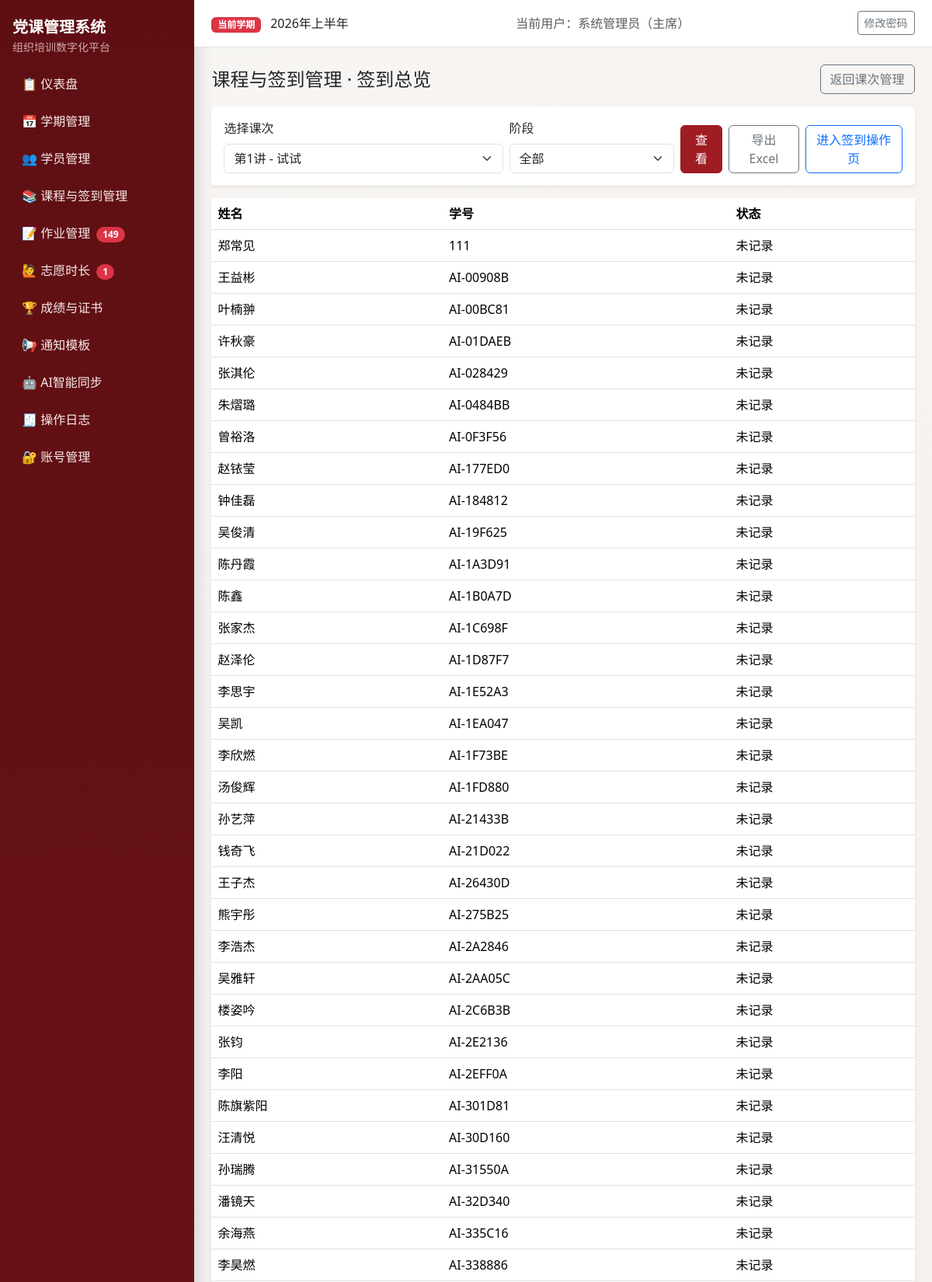
The page /attendance/?session_id=1 (signed in, upper part) on the database its author committed.
### models.py (models this page shows, shortened)
class Semester(db.Model):
    __tablename__ = "semesters"
    id = db.Column(db.Integer, primary_key=True)
    name = db.Column(db.String(100), nullable=False)
    period_code = db.Column(db.String(20), nullable=True)
    period_positive = db.Column(db.String(20), nullable=True)
    period_development = db.Column(db.String(20), nullable=True)
    period_probationary = db.Column(db.String(20), nullable=True)
    year = db.Column(db.Integer, nullable=False)
    status = db.Column(db.String(20), nullable=False, default="active")
    exam_weight = db.Column(db.Integer, nullable=False, default=40)
    attendance_weight = db.Column(db.Integer, nullable=False, default=30)
    assignment_weight = db.Column(db.Integer, nullable=False, default=20)
    volunteer_weight = db.Column(db.Integer, nullable=False, default=10)
    pass_threshold = db.Column(db.Float, nullable=False, default=60.0)
    volunteer_target_hours = db.Column(db.Float, nullable=False, default=0.0)
    min_attendance_sessions = db.Column(db.Integer, nullable=False, default=2)
    created_at = db.Column(db.DateTime, default=datetime.utcnow, nullable=False)
    students = db.relationship("Student", back_populates="semester", cascade="all, delete-orphan")
    course_sessions = db.relationship("CourseSession", back_populates="semester", cascade="all, delete-orphan")
    assignments = db.relationship("Assignment", back_populates="semester", cascade="all, delete-orphan")
    volunteer_records = db.relationship(
        "VolunteerRecord", back_populates="semester", cascade="all, delete-orphan"
    )
    exam_records = db.relationship("ExamRecord", back_populates="semester", cascade="all, delete-orphan")
    final_scores = db.relationship("FinalScore", back_populates="semester", cascade="all, delete-orphan")

class User(UserMixin, db.Model):
    __tablename__ = "users"
    id = db.Column(db.Integer, primary_key=True)
    username = db.Column(db.String(80), unique=True, nullable=False, index=True)
    password_hash = db.Column(db.String(255), nullable=False)
    role = db.Column(db.String(20), nullable=False, default="staff")
    real_name = db.Column(db.String(80), nullable=True)
    created_at = db.Column(db.DateTime, default=datetime.utcnow, nullable=False)

class Student(db.Model):
    __tablename__ = "students"
    __table_args__ = (
        db.UniqueConstraint("semester_id", "student_id", "stage", name="uq_student_semester_student_stage"),
    )
    id = db.Column(db.Integer, primary_key=True)
    semester_id = db.Column(db.Integer, db.ForeignKey("semesters.id"), nullable=False, index=True)
    name = db.Column(db.String(80), nullable=False)
    student_id = db.Column(db.String(50), nullable=False)
    department = db.Column(db.String(120), nullable=True)
    stage = db.Column(db.String(20), nullable=False)
    contact = db.Column(db.String(120), nullable=True)
    group_number = db.Column(db.Integer, nullable=True)
    is_group_leader = db.Column(db.Boolean, nullable=False, default=False)
    status = db.Column(db.String(20), nullable=False, default="在读")
    disqualified_reason = db.Column(db.String(255), nullable=True)
    semester = db.relationship("Semester", back_populates="students")
    attendances = db.relationship("Attendance", back_populates="student", cascade="all, delete-orphan")
    assignments = db.relationship("Assignment", back_populates="student", cascade="all, delete-orphan")
    volunteer_records = db.relationship(
        "VolunteerRecord", back_populates="student", cascade="all, delete-orphan"
    )
    exam_records = db.relationship("ExamRecord", back_populates="student", cascade="all, delete-orphan")
    final_scores = db.relationship("FinalScore", back_populates="student", cascade="all, delete-orphan")

### blueprints/attendance.py (the view, shortened to what this page needs)
@attendance_bp.route("/")
@login_required
def attendance_overview():
	semester = _current_semester()
	if not semester:
		flash("请先激活学期。", "warning")
		return redirect(url_for("semester_bp.list_semesters"))
	selected_id = request.args.get("session_id", type=int)
	stage = request.args.get("stage", "全部")
	sessions = CourseSession.query.filter_by(semester_id=semester.id).order_by(CourseSession.session_number.asc()).all()
	rows = []
	if selected_id:
		students_query = Student.query.filter_by(semester_id=semester.id)
		if stage != "全部":
			students_query = students_query.filter_by(stage=stage)
		students = students_query.order_by(Student.student_id.asc()).all()
		att_map = {item.student_id: item for item in Attendance.query.filter_by(session_id=selected_id).all()}
		for stu in students:
			rows.append({"student": stu, "status": att_map.get(stu.id).status if att_map.get(stu.id) else "未记录"})
	return render_template("attendance/overview.html", sessions=sessions, selected_id=selected_id, rows=rows, stage=stage)

### authz.py (called while the page is built)
def normalize_role(role: str | None) -> str:
    value = (role or "staff").strip().lower()
    if value not in ROLE_LABELS:
        return "staff"
    return value

def role_label(role: str | None) -> str:
    return ROLE_LABELS.get(normalize_role(role), "干事")

def can_view_logs(role: str | None) -> bool:
    return normalize_role(role) in {"admin", "minister"}

def can_manage_accounts(role: str | None) -> bool:
    return normalize_role(role) == "admin"

def can_edit_notification_templates(role: str | None) -> bool:
    return normalize_role(role) in {"admin", "minister"}

### blueprints/attendance.py (called while the page is built)
def _current_semester():
	return Semester.query.filter_by(status="active").order_by(Semester.id.desc()).first()

### templates/attendance/overview.html (shortened to what this page needs)
{% extends "base.html" %}
{% block content %}
<div class="d-flex justify-content-between align-items-center mb-3">
  <h1 class="h4 mb-0">课程与签到管理 · 签到总览</h1>
  <a class="btn btn-outline-secondary" href="{{ url_for('courses_bp.list_courses') }}">返回课次管理</a>
</div>
<form class="card border-0 shadow-sm mb-3">
  <div class="card-body row g-2 align-items-end">
    <div class="col-md-5">
      <label class="form-label">选择课次</label>
      <select class="form-select" name="session_id">
        {% for s in sessions %}
        <option value="{{ s.id }}" {% if selected_id == s.id %}selected{% endif %}>第{{ s.session_number }}讲 - {{ s.theme }}</option>
        {% endfor %}
      </select>
    </div>
    <div class="col-md-3">
      <label class="form-label">阶段</label>
      <select class="form-select" name="stage">
        {% for st in ['全部','积极分子','发展对象','预备党员'] %}
        <option value="{{ st }}" {% if stage == st %}selected{% endif %}>{{ st }}</option>
        {% endfor %}
      </select>
    </div>
    <div class="col-md-4 d-flex gap-2">
      <button class="btn btn-primary">查看</button>
      {% if selected_id %}<a class="btn btn-outline-secondary" href="{{ url_for('attendance_bp.attendance_overview', session_id=selected_id, stage=stage, export=1) }}">导出 Excel</a>{% endif %}
      {% if selected_id %}<a class="btn btn-outline-primary" href="{{ url_for('attendance_bp.session_checkin', session_id=selected_id) }}">进入签到操作页</a>{% endif %}
    </div>
  </div>
</form>
{% if rows %}
<div class="card border-0 shadow-sm mb-3">
  <div class="table-responsive"><table class="table mb-0"><thead><tr><th>姓名</th><th>学号</th><th>状态</th></tr></thead><tbody>
    {% for row in rows %}
    <tr><td>{{ row.student.name }}</td><td>{{ row.student.student_id }}</td><td>{{ row.status }}</td></tr>
    {% endfor %}
  </tbody></table></div>
</div>
{% endif %}
{% endblock %}

### templates/base.html (shortened to what this page needs)
<!doctype html>
<html lang="zh-CN">
<head>
  <link href="https://cdn.jsdelivr.net/npm/bootstrap@5.3.3/dist/css/bootstrap.min.css" rel="stylesheet">
</head>
<body>
  {% if current_user.is_authenticated %}
  <div class="layout">
    <aside class="sidebar d-flex flex-column">
      <div class="mb-3">
        <div class="fw-bold fs-5 text-white">党课管理系统</div>
        <div class="small opacity-75">组织培训数字化平台</div>
      </div>
      <nav class="nav flex-column mb-3">
        <a class="nav-link" href="{{ url_for('auth_bp.dashboard') }}">📋 仪表盘</a>
        <a class="nav-link" href="{{ url_for('semester_bp.list_semesters') }}">📅 学期管理</a>
        <a class="nav-link" href="{{ url_for('students_bp.list_students') }}">👥 学员管理</a>
        <a class="nav-link" href="{{ url_for('courses_bp.list_courses') }}">📚 课程与签到管理</a>
        <a class="nav-link" href="{{ url_for('assignments_bp.assignments_overview') }}">📝 作业管理
          {% if pending_assignment_students > 0 %}
            <span class="badge rounded-pill text-bg-danger ms-1">{{ pending_assignment_students }}</span>
          {% endif %}
        </a>
        <a class="nav-link" href="{{ url_for('volunteers_bp.volunteer_overview') }}">🙋 志愿时长
          {% if pending_volunteer_records > 0 %}
            <span class="badge rounded-pill text-bg-danger ms-1">{{ pending_volunteer_records }}</span>
          {% endif %}
        </a>
        <a class="nav-link" href="{{ url_for('scores_bp.result_overview') }}">🏆 成绩与证书</a>
        <a class="nav-link" href="{{ url_for('notifications_bp.template_list') }}">📢 通知模板</a>
        <a class="nav-link" href="{{ url_for('ai_tools_bp.index') }}">🤖 AI智能同步</a>
        {% if can_view_logs %}
        <a class="nav-link" href="{{ url_for('auth_bp.operation_logs') }}">🧾 操作日志</a>
        {% endif %}
        {% if can_manage_accounts %}
        <a class="nav-link" href="{{ url_for('auth_bp.account_list') }}">🔐 账号管理</a>
        {% endif %}
      </nav>
    </aside>
    <div class="content-wrap">
      <header class="topbar">
        <div>
          <span class="badge text-bg-danger">当前学期</span>
          <span class="ms-2">{{ current_semester.name if current_semester else '未设置激活学期' }}</span>
        </div>
        <div class="text-muted">当前用户：{{ current_user.real_name or current_user.username }}（{{ current_user_role_label }}）</div>
        <div>
          <a class="btn btn-sm btn-outline-secondary" href="{{ url_for('auth_bp.change_password') }}">修改密码</a>
        </div>
      </header>
      <main class="page-content">
        {% block content %}{% endblock %}
      </main>
    </div>
  </div>
  {% else %}
    {% block auth_content %}{% endblock %}
  {% endif %}
</body>
</html>

### templates/base.html (style rules this page uses)
:root { --pc-primary: #9f1d22; --pc-primary-dark: #7f1519; --pc-sidebar-bg: #5f0f13; --pc-sidebar-text: #f6dddd; --pc-bg: #f8f6f4; --pc-card: #ffffff; }
body { background: linear-gradient(135deg, #f8f6f4 0%, #efe7e3 100%); min-height: 100vh; }
.layout { display: flex; min-height: 100vh; }
.sidebar { width: 250px; background: linear-gradient(180deg, var(--pc-sidebar-bg), #7d181d); color: var(--pc-sidebar-text); position: fixed; top: 0; left: 0; bottom: 0; padding: 1.25rem 1rem; box-shadow: 6px 0 20px rgba(0, 0, 0, 0.12); }
.sidebar .nav-link { color: #f8eaea; border-radius: 10px; margin-bottom: 0.4rem; padding: 0.55rem 0.75rem; }
.content-wrap { margin-left: 250px; width: calc(100% - 250px); }
.topbar { background: var(--pc-card); border-bottom: 1px solid #eadfda; padding: 0.9rem 1.4rem; display: flex; justify-content: space-between; align-items: center; position: sticky; top: 0; z-index: 5; }
.page-content { padding: 1.4rem; }
.btn-primary { background-color: var(--pc-primary); border-color: var(--pc-primary); }

### rows shown on the page
Semester: name "2026年上半年"
User: real_name "系统管理员"
Student: student.name "郑常见", student.student_id "111"
Student: student.name "王益彬", student.student_id "AI-00908B"
Student: student.name "叶楠翀", student.student_id "AI-00BC81"
Student: student.name "许秋豪", student.student_id "AI-01DAEB"
Student: student.name "张淇伦", student.student_id "AI-028429"
Student: student.name "朱熠璐", student.student_id "AI-0484BB"
Student: student.name "曾裕洛", student.student_id "AI-0F3F56"
Student: student.name "赵铱莹", student.student_id "AI-177ED0"
Student: student.name "钟佳磊", student.student_id "AI-184812"
Student: student.name "吴俊清", student.student_id "AI-19F625"
Student: student.name "陈丹霞", student.student_id "AI-1A3D91"
Student: student.name "陈鑫", student.student_id "AI-1B0A7D"
Student: student.name "张家杰", student.student_id "AI-1C698F"
Student: student.name "赵泽伦", student.student_id "AI-1D87F7"
Student: student.name "李思宇", student.student_id "AI-1E52A3"
Student: student.name "吴凯", student.student_id "AI-1EA047"
Student: student.name "李欣燃", student.student_id "AI-1F73BE"
Student: student.name "汤俊辉", student.student_id "AI-1FD880"
Student: student.name "孙艺萍", student.student_id "AI-21433B"
Student: student.name "钱奇飞", student.student_id "AI-21D022"
Student: student.name "王子杰", student.student_id "AI-26430D"
Student: student.name "熊宇彤", student.student_id "AI-275B25"
Student: student.name "李浩杰", student.student_id "AI-2A2846"
Student: student.name "吴雅轩", student.student_id "AI-2AA05C"
Student: student.name "楼姿吟", student.student_id "AI-2C6B3B"
Student: student.name "张钧", student.student_id "AI-2E2136"
Student: student.name "李阳", student.student_id "AI-2EFF0A"
Student: student.name "陈旗紫阳", student.student_id "AI-301D81"
Student: student.name "汪清悦", student.student_id "AI-30D160"
Student: student.name "孙瑞腾", student.student_id "AI-31550A"
Student: student.name "潘镜天", student.student_id "AI-32D340"
Student: student.name "余海燕", student.student_id "AI-335C16"
Student: student.name "李昊燃", student.student_id "AI-338886"

### other values the page prints
{{ pending_assignment_students }} "149"
{{ pending_volunteer_records }} "1"
{{ current_user_role_label }} "主席"
{{ row.status }} "未记录" "未记录" "未记录" "未记录" "未记录" "未记录" "未记录" "未记录" "未记录" "未记录" "未记录" "未记录" "未记录" "未记录" "未记录" "未记录" "未记录" "未记录" "未记录" "未记录" "未记录" "未记录" "未记录" "未记录" "未记录" "未记录" "未记录" "未记录" "未记录" "未记录" "未记录" "未记录" "未记录"
form field stage "全部"
